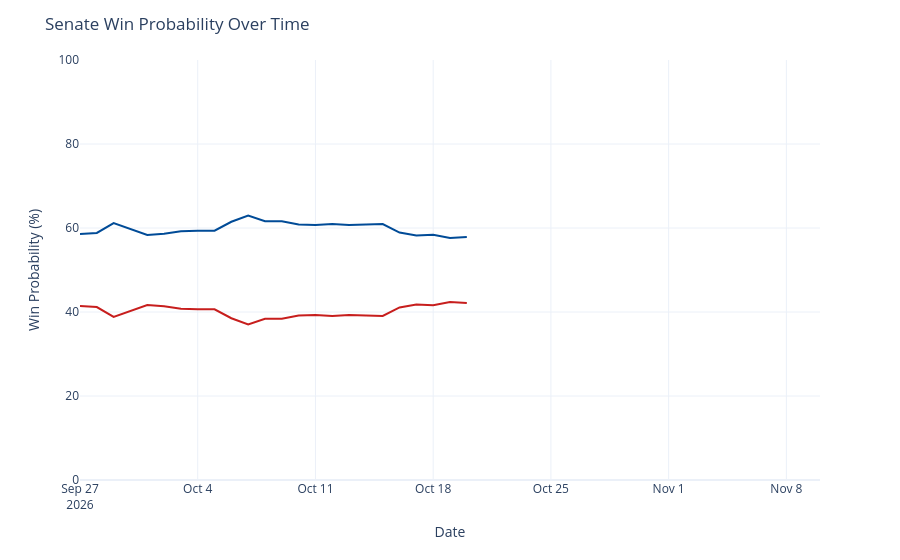

Notebook source saved alongside this figure:
### Code cell
chance_over_time = output_ts[(output_ts['geo'] == 'US Senate') &
                             (output_ts['type'] == 'chance')]
chance_over_time['rep_chance'] = chance_over_time['y'].map(lambda x: 100 - x)
chance_over_time = chance_over_time.rename({'y': 'Democrats', 'rep_chance': 'Republicans'}, axis=1)
chance_time_ser = px.line(chance_over_time, x='date', y=['Democrats', 'Republicans'], template='plotly_white',
                         color_discrete_map={'Democrats': '#004b97', 'Republicans': '#c71e1d'},)
chance_time_ser.update_traces(hovertemplate="%{y:.1f}%")
chance_time_ser.update_layout(
    xaxis=dict(range=[pd.to_datetime('2026-09-27'), pd.to_datetime('2026-11-10')]),
    yaxis=dict(range=[0, 100]),
    xaxis_title='Date',
    yaxis_title='Win Probability (%)',
    title=dict(text="Senate Win Probability Over Time"),
    hovermode="x",
    showlegend=False
)
chance_time_ser

### Figure 1 — Plotly figure (JSON) as saved in the notebook; plotly's stock layout.template omitted (floating-point values rounded to 4 significant figures)
{"data": [{"hovertemplate": "%{y:.1f}%", "legendgroup": "Democrats", "line": {"color": "#004b97", "dash": "solid"}, "marker": {"symbol": "circle"}, "mode": "lines", "name": "Democrats", "orientation": "v", "showlegend": true, "type": "scatter", "x": ["2026-09-27", "2026-09-28", "2026-09-29", "2026-09-30", "2026-10-01", "2026-10-02", "2026-10-03", "2026-10-04", "2026-10-05", "2026-10-06", "2026-10-07", "2026-10-08", "2026-10-09", "2026-10-10", "2026-10-11", "2026-10-12", "2026-10-13", "2026-10-15", "2026-10-16", "2026-10-17", "2026-10-18", "2026-10-19", "2026-10-20"], "xaxis": "x", "y": [58.6, 58.83, 61.17, 59.8, 58.36, 58.64, 59.21, 59.34, 59.36, 61.49, 62.99, 61.61, 61.59, 60.85, 60.69, 60.92, 60.74, 60.95, 58.91, 58.21, 58.41, 57.61, 57.88], "yaxis": "y"}, {"hovertemplate": "%{y:.1f}%", "legendgroup": "Republicans", "line": {"color": "#c71e1d", "dash": "solid"}, "marker": {"symbol": "circle"}, "mode": "lines", "name": "Republicans", "orientation": "v", "showlegend": true, "type": "scatter", "x": ["2026-09-27", "2026-09-28", "2026-09-29", "2026-09-30", "2026-10-01", "2026-10-02", "2026-10-03", "2026-10-04", "2026-10-05", "2026-10-06", "2026-10-07", "2026-10-08", "2026-10-09", "2026-10-10", "2026-10-11", "2026-10-12", "2026-10-13", "2026-10-15", "2026-10-16", "2026-10-17", "2026-10-18", "2026-10-19", "2026-10-20"], "xaxis": "x", "y": [41.4, 41.17, 38.83, 40.2, 41.64, 41.36, 40.79, 40.66, 40.64, 38.51, 37.01, 38.39, 38.41, 39.15, 39.31, 39.08, 39.26, 39.05, 41.09, 41.79, 41.59, 42.39, 42.12], "yaxis": "y"}], "layout": {"hovermode": "x", "legend": {"title": {"text": "variable"}, "tracegroupgap": 0}, "margin": {"t": 60}, "showlegend": false, "title": {"text": "Senate Win Probability Over Time"}, "xaxis": {"anchor": "y", "domain": [0, 1], "range": ["2026-09-27T00:00:00", "2026-11-10T00:00:00"], "title": {"text": "Date"}}, "yaxis": {"anchor": "x", "domain": [0, 1], "range": [0, 100], "title": {"text": "Win Probability (%)"}}}}
